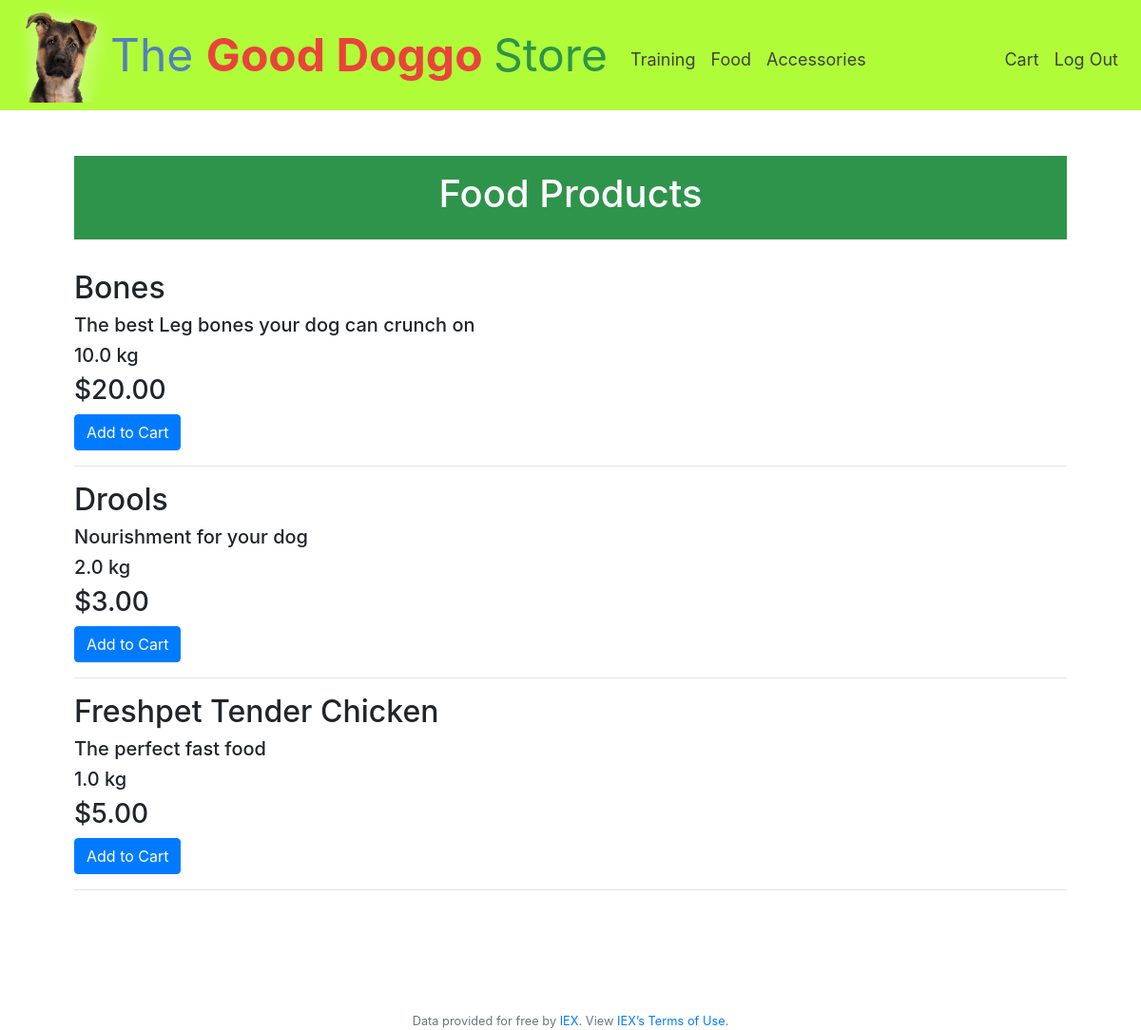
The page /food (signed in) on the database its author committed.
### tables this page shows
CREATE TABLE products (productid integer PRIMARY KEY, name text, price real, description text, quantity real, category text);

### application.py (the view)
@app.route("/food", methods=["GET", "POST"])
@login_required
def food():
    food = db.execute("SELECT * FROM products WHERE category = ?", "food")
    return render_template("food.html", food=food)

### application.py (called while the page is built)
@app.after_request
def after_request(response):
    response.headers["Cache-Control"] = "no-cache, no-store, must-revalidate"
    response.headers["Expires"] = 0
    response.headers["Pragma"] = "no-cache"
    return response

### helpers.py (called while the page is built)
def login_required(f):
    @wraps(f)
    def decorated_function(*args, **kwargs):
        if session.get("user_id") is None:
            return redirect("/login")
        return f(*args, **kwargs)
    return decorated_function

def usd(value):
    return f"${value:,.2f}"

### templates/food.html (shortened to what this page needs)
{% extends "layout.html" %}
{% block main %}
<div class="jumbotronfood">
    <h1>Food Products</h1>
</div>
    <div class="page">
        {% for book in food %}
        <h2>{{ book.name }}</h2><h5>{{ book.description }}</h5><h5>{{ book.quantity }} kg</h5><h3>{{ book.price | usd}}</h3>
        <form action="/cart" method="post">
            <input class="btn btn-primary" type="submit" value="Add to Cart">
            <hr>
        </form>
        {% endfor %}
    </div>
{% endblock %}

### static/styles.css (style rules this page uses)
.page { overflow-x: auto; text-align: left; }
.jumbotronfood { background-color: #2e944b; color: #fff; margin-bottom: 2rem; padding: 1rem 1rem; text-align: center; }

### rows shown on the page
products: name "Bones", description "The best Leg bones your dog can crunch on", quantity "10.0", price "$20.00"
products: name "Drools", description "Nourishment for your dog", quantity "2.0", price "$3.00"
products: name "Freshpet Tender Chicken", description "The perfect fast food", quantity "1.0", price "$5.00"
